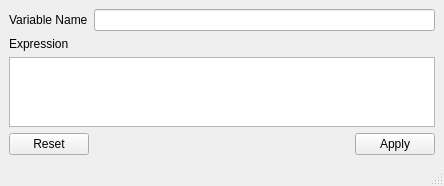
<?xml version="1.0" encoding="UTF-8"?>
<ui version="4.0">
 <class>VarEdit</class>
 <widget class="QMainWindow" name="VarEdit">
  <property name="geometry">
   <rect>
    <x>0</x>
    <y>0</y>
    <width>444</width>
    <height>178</height>
   </rect>
  </property>
  <property name="windowTitle">
   <string>MainWindow</string>
  </property>
  <widget class="QWidget" name="centralwidget">
   <layout class="QVBoxLayout" name="verticalLayout">
    <item>
     <layout class="QHBoxLayout" name="horizontalLayout">
      <item>
       <widget class="QLabel" name="label">
        <property name="text">
         <string>Variable Name</string>
        </property>
       </widget>
      </item>
      <item>
       <widget class="QLineEdit" name="name"/>
      </item>
     </layout>
    </item>
    <item>
     <widget class="QLabel" name="label_2">
      <property name="text">
       <string>Expression</string>
      </property>
     </widget>
    </item>
    <item>
     <widget class="QPlainTextEdit" name="expr"/>
    </item>
    <item>
     <widget class="QDialogButtonBox" name="btnbox">
      <property name="standardButtons">
       <set>QDialogButtonBox::Apply|QDialogButtonBox::Reset</set>
      </property>
     </widget>
    </item>
   </layout>
  </widget>
  <widget class="QStatusBar" name="statusbar"/>
 </widget>
 <resources/>
 <connections/>
</ui>
